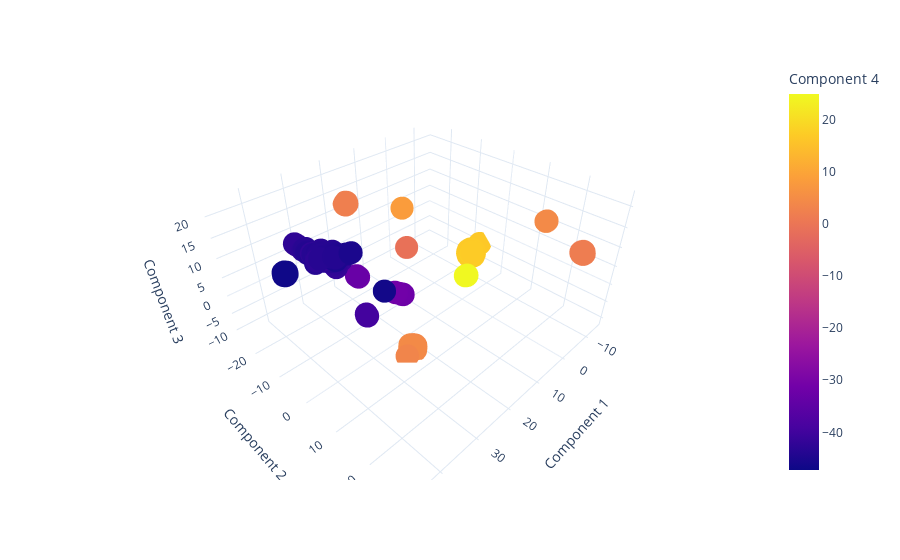

The notebook cell saved with this chart:
### Markdown cell above
#### Visualise the results

### Code cell
fig = px.scatter_3d(
    data_frame=reduced_df,
    x="Component 1",
    y="Component 2",
    z="Component 3",
    color = "Component 4",
    
    hover_data=[
        "taxon_id",
        "media_id"
    ],
    template="plotly_white"
)
fig.show()

### Figure 1 — Plotly figure (JSON) as saved in the notebook; plotly's stock layout.template omitted (floating-point values rounded to 4 significant figures; data arrays with more than 128 entries replaced by an {"elided": "..."} marker saying what was removed)
{"data": [{"customdata": {"elided": "5776x2 str values"}, "hovertemplate": "Component 1=%{x}<br>Component 2=%{y}<br>Component 3=%{z}<br>taxon_id=%{customdata[0]}<br>media_id=%{customdata[1]}<br>Component 4=%{marker.color}<extra></extra>", "legendgroup": "", "marker": {"color": {"elided": "5776 float values"}, "coloraxis": "coloraxis", "symbol": "circle"}, "mode": "markers", "name": "", "scene": "scene", "showlegend": false, "type": "scatter3d", "x": {"elided": "5776 float values"}, "y": {"elided": "5776 float values"}, "z": {"elided": "5776 float values"}}], "layout": {"coloraxis": {"colorbar": {"title": {"text": "Component 4"}}, "colorscale": [[0, "#0d0887"], [0.1111, "#46039f"], [0.2222, "#7201a8"], [0.3333, "#9c179e"], [0.4444, "#bd3786"], [0.5556, "#d8576b"], [0.6667, "#ed7953"], [0.7778, "#fb9f3a"], [0.8889, "#fdca26"], [1, "#f0f921"]]}, "legend": {"tracegroupgap": 0}, "margin": {"t": 60}, "scene": {"domain": {"x": [0, 1], "y": [0, 1]}, "xaxis": {"title": {"text": "Component 1"}}, "yaxis": {"title": {"text": "Component 2"}}, "zaxis": {"title": {"text": "Component 3"}}}}}
